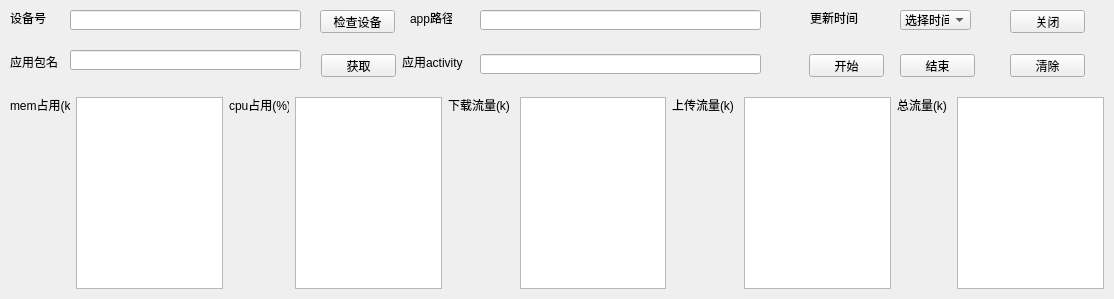
<?xml version="1.0" encoding="UTF-8"?>
<ui version="4.0">
 <class>Form</class>
 <widget class="QWidget" name="Form">
  <property name="geometry">
   <rect>
    <x>0</x>
    <y>0</y>
    <width>1114</width>
    <height>299</height>
   </rect>
  </property>
  <property name="windowTitle">
   <string>Form</string>
  </property>
  <widget class="QTextEdit" name="all">
   <property name="geometry">
    <rect>
     <x>957</x>
     <y>97</y>
     <width>147</width>
     <height>192</height>
    </rect>
   </property>
   <property name="sizePolicy">
    <sizepolicy hsizetype="Preferred" vsizetype="Preferred">
     <horstretch>0</horstretch>
     <verstretch>0</verstretch>
    </sizepolicy>
   </property>
  </widget>
  <widget class="QTextEdit" name="recv">
   <property name="geometry">
    <rect>
     <x>520</x>
     <y>97</y>
     <width>146</width>
     <height>192</height>
    </rect>
   </property>
   <property name="sizePolicy">
    <sizepolicy hsizetype="Preferred" vsizetype="Preferred">
     <horstretch>0</horstretch>
     <verstretch>0</verstretch>
    </sizepolicy>
   </property>
  </widget>
  <widget class="QLabel" name="label_9">
   <property name="geometry">
    <rect>
     <x>672</x>
     <y>97</y>
     <width>66</width>
     <height>16</height>
    </rect>
   </property>
   <property name="sizePolicy">
    <sizepolicy hsizetype="Preferred" vsizetype="Preferred">
     <horstretch>0</horstretch>
     <verstretch>0</verstretch>
    </sizepolicy>
   </property>
   <property name="text">
    <string>上传流量(k)</string>
   </property>
  </widget>
  <widget class="QTextEdit" name="send">
   <property name="geometry">
    <rect>
     <x>744</x>
     <y>97</y>
     <width>147</width>
     <height>192</height>
    </rect>
   </property>
   <property name="sizePolicy">
    <sizepolicy hsizetype="Preferred" vsizetype="Preferred">
     <horstretch>0</horstretch>
     <verstretch>0</verstretch>
    </sizepolicy>
   </property>
  </widget>
  <widget class="QLabel" name="label_10">
   <property name="geometry">
    <rect>
     <x>897</x>
     <y>97</y>
     <width>54</width>
     <height>16</height>
    </rect>
   </property>
   <property name="sizePolicy">
    <sizepolicy hsizetype="Preferred" vsizetype="Preferred">
     <horstretch>0</horstretch>
     <verstretch>0</verstretch>
    </sizepolicy>
   </property>
   <property name="text">
    <string>总流量(k)</string>
   </property>
  </widget>
  <widget class="QLabel" name="label_6">
   <property name="geometry">
    <rect>
     <x>10</x>
     <y>97</y>
     <width>60</width>
     <height>16</height>
    </rect>
   </property>
   <property name="sizePolicy">
    <sizepolicy hsizetype="Preferred" vsizetype="Preferred">
     <horstretch>0</horstretch>
     <verstretch>0</verstretch>
    </sizepolicy>
   </property>
   <property name="text">
    <string>mem占用(k)</string>
   </property>
  </widget>
  <widget class="QTextEdit" name="mem">
   <property name="geometry">
    <rect>
     <x>76</x>
     <y>97</y>
     <width>147</width>
     <height>192</height>
    </rect>
   </property>
   <property name="sizePolicy">
    <sizepolicy hsizetype="Preferred" vsizetype="Preferred">
     <horstretch>0</horstretch>
     <verstretch>0</verstretch>
    </sizepolicy>
   </property>
  </widget>
  <widget class="QLabel" name="label_7">
   <property name="geometry">
    <rect>
     <x>229</x>
     <y>97</y>
     <width>60</width>
     <height>16</height>
    </rect>
   </property>
   <property name="sizePolicy">
    <sizepolicy hsizetype="Preferred" vsizetype="Preferred">
     <horstretch>0</horstretch>
     <verstretch>0</verstretch>
    </sizepolicy>
   </property>
   <property name="text">
    <string>cpu占用(%)</string>
   </property>
  </widget>
  <widget class="QTextEdit" name="cpu">
   <property name="geometry">
    <rect>
     <x>295</x>
     <y>97</y>
     <width>147</width>
     <height>192</height>
    </rect>
   </property>
   <property name="sizePolicy">
    <sizepolicy hsizetype="Preferred" vsizetype="Preferred">
     <horstretch>0</horstretch>
     <verstretch>0</verstretch>
    </sizepolicy>
   </property>
  </widget>
  <widget class="QLabel" name="label_8">
   <property name="geometry">
    <rect>
     <x>448</x>
     <y>97</y>
     <width>66</width>
     <height>16</height>
    </rect>
   </property>
   <property name="sizePolicy">
    <sizepolicy hsizetype="Preferred" vsizetype="Preferred">
     <horstretch>0</horstretch>
     <verstretch>0</verstretch>
    </sizepolicy>
   </property>
   <property name="text">
    <string>下载流量(k)</string>
   </property>
  </widget>
  <widget class="QLineEdit" name="dev">
   <property name="geometry">
    <rect>
     <x>70</x>
     <y>10</y>
     <width>231</width>
     <height>20</height>
    </rect>
   </property>
   <property name="sizePolicy">
    <sizepolicy hsizetype="MinimumExpanding" vsizetype="Minimum">
     <horstretch>0</horstretch>
     <verstretch>0</verstretch>
    </sizepolicy>
   </property>
  </widget>
  <widget class="QPushButton" name="checkdev">
   <property name="geometry">
    <rect>
     <x>320</x>
     <y>10</y>
     <width>75</width>
     <height>23</height>
    </rect>
   </property>
   <property name="sizePolicy">
    <sizepolicy hsizetype="Preferred" vsizetype="Minimum">
     <horstretch>0</horstretch>
     <verstretch>0</verstretch>
    </sizepolicy>
   </property>
   <property name="text">
    <string>检查设备</string>
   </property>
  </widget>
  <widget class="QLabel" name="label_2">
   <property name="geometry">
    <rect>
     <x>410</x>
     <y>10</y>
     <width>42</width>
     <height>16</height>
    </rect>
   </property>
   <property name="sizePolicy">
    <sizepolicy hsizetype="Preferred" vsizetype="Minimum">
     <horstretch>0</horstretch>
     <verstretch>0</verstretch>
    </sizepolicy>
   </property>
   <property name="text">
    <string>app路径</string>
   </property>
  </widget>
  <widget class="QLabel" name="label">
   <property name="geometry">
    <rect>
     <x>10</x>
     <y>10</y>
     <width>36</width>
     <height>16</height>
    </rect>
   </property>
   <property name="sizePolicy">
    <sizepolicy hsizetype="Maximum" vsizetype="Minimum">
     <horstretch>0</horstretch>
     <verstretch>0</verstretch>
    </sizepolicy>
   </property>
   <property name="text">
    <string>设备号</string>
   </property>
  </widget>
  <widget class="QLineEdit" name="apppath">
   <property name="geometry">
    <rect>
     <x>480</x>
     <y>10</y>
     <width>281</width>
     <height>20</height>
    </rect>
   </property>
   <property name="sizePolicy">
    <sizepolicy hsizetype="Expanding" vsizetype="Minimum">
     <horstretch>0</horstretch>
     <verstretch>0</verstretch>
    </sizepolicy>
   </property>
  </widget>
  <widget class="QLabel" name="label_3">
   <property name="geometry">
    <rect>
     <x>810</x>
     <y>10</y>
     <width>48</width>
     <height>16</height>
    </rect>
   </property>
   <property name="sizePolicy">
    <sizepolicy hsizetype="Preferred" vsizetype="Minimum">
     <horstretch>0</horstretch>
     <verstretch>0</verstretch>
    </sizepolicy>
   </property>
   <property name="text">
    <string>更新时间</string>
   </property>
  </widget>
  <widget class="QComboBox" name="comboBox">
   <property name="geometry">
    <rect>
     <x>900</x>
     <y>10</y>
     <width>71</width>
     <height>20</height>
    </rect>
   </property>
   <property name="sizePolicy">
    <sizepolicy hsizetype="Preferred" vsizetype="Minimum">
     <horstretch>0</horstretch>
     <verstretch>0</verstretch>
    </sizepolicy>
   </property>
   <item>
    <property name="text">
     <string>选择时间</string>
    </property>
   </item>
   <item>
    <property name="text">
     <string>1</string>
    </property>
   </item>
   <item>
    <property name="text">
     <string>2</string>
    </property>
   </item>
   <item>
    <property name="text">
     <string>5</string>
    </property>
   </item>
   <item>
    <property name="text">
     <string>10</string>
    </property>
   </item>
   <item>
    <property name="text">
     <string>20</string>
    </property>
   </item>
   <item>
    <property name="text">
     <string>30</string>
    </property>
   </item>
  </widget>
  <widget class="QLineEdit" name="packagename">
   <property name="geometry">
    <rect>
     <x>70</x>
     <y>50</y>
     <width>231</width>
     <height>20</height>
    </rect>
   </property>
   <property name="sizePolicy">
    <sizepolicy hsizetype="Expanding" vsizetype="Preferred">
     <horstretch>0</horstretch>
     <verstretch>0</verstretch>
    </sizepolicy>
   </property>
  </widget>
  <widget class="QLabel" name="label_4">
   <property name="geometry">
    <rect>
     <x>10</x>
     <y>54</y>
     <width>48</width>
     <height>16</height>
    </rect>
   </property>
   <property name="sizePolicy">
    <sizepolicy hsizetype="Preferred" vsizetype="Preferred">
     <horstretch>0</horstretch>
     <verstretch>0</verstretch>
    </sizepolicy>
   </property>
   <property name="text">
    <string>应用包名</string>
   </property>
  </widget>
  <widget class="QPushButton" name="getpackage">
   <property name="geometry">
    <rect>
     <x>321</x>
     <y>54</y>
     <width>75</width>
     <height>23</height>
    </rect>
   </property>
   <property name="sizePolicy">
    <sizepolicy hsizetype="Preferred" vsizetype="Preferred">
     <horstretch>0</horstretch>
     <verstretch>0</verstretch>
    </sizepolicy>
   </property>
   <property name="text">
    <string>获取</string>
   </property>
  </widget>
  <widget class="QLabel" name="label_5">
   <property name="geometry">
    <rect>
     <x>402</x>
     <y>54</y>
     <width>72</width>
     <height>16</height>
    </rect>
   </property>
   <property name="sizePolicy">
    <sizepolicy hsizetype="Preferred" vsizetype="Preferred">
     <horstretch>0</horstretch>
     <verstretch>0</verstretch>
    </sizepolicy>
   </property>
   <property name="text">
    <string>应用activity</string>
   </property>
  </widget>
  <widget class="QLineEdit" name="activity">
   <property name="geometry">
    <rect>
     <x>480</x>
     <y>54</y>
     <width>281</width>
     <height>20</height>
    </rect>
   </property>
   <property name="sizePolicy">
    <sizepolicy hsizetype="Expanding" vsizetype="Preferred">
     <horstretch>0</horstretch>
     <verstretch>0</verstretch>
    </sizepolicy>
   </property>
  </widget>
  <widget class="QPushButton" name="start">
   <property name="geometry">
    <rect>
     <x>809</x>
     <y>54</y>
     <width>75</width>
     <height>23</height>
    </rect>
   </property>
   <property name="sizePolicy">
    <sizepolicy hsizetype="Preferred" vsizetype="Preferred">
     <horstretch>0</horstretch>
     <verstretch>0</verstretch>
    </sizepolicy>
   </property>
   <property name="text">
    <string>开始</string>
   </property>
  </widget>
  <widget class="QPushButton" name="end">
   <property name="geometry">
    <rect>
     <x>900</x>
     <y>54</y>
     <width>75</width>
     <height>23</height>
    </rect>
   </property>
   <property name="sizePolicy">
    <sizepolicy hsizetype="Preferred" vsizetype="Preferred">
     <horstretch>0</horstretch>
     <verstretch>0</verstretch>
    </sizepolicy>
   </property>
   <property name="text">
    <string>结束</string>
   </property>
  </widget>
  <widget class="QPushButton" name="close">
   <property name="geometry">
    <rect>
     <x>1010</x>
     <y>10</y>
     <width>75</width>
     <height>23</height>
    </rect>
   </property>
   <property name="text">
    <string>关闭</string>
   </property>
  </widget>
  <widget class="QPushButton" name="cleartext">
   <property name="geometry">
    <rect>
     <x>1010</x>
     <y>54</y>
     <width>75</width>
     <height>23</height>
    </rect>
   </property>
   <property name="sizePolicy">
    <sizepolicy hsizetype="Preferred" vsizetype="Preferred">
     <horstretch>0</horstretch>
     <verstretch>0</verstretch>
    </sizepolicy>
   </property>
   <property name="text">
    <string>清除</string>
   </property>
  </widget>
 </widget>
 <resources/>
 <connections>
  <connection>
   <sender>close</sender>
   <signal>clicked()</signal>
   <receiver>Form</receiver>
   <slot>close()</slot>
   <hints>
    <hint type="sourcelabel">
     <x>1050</x>
     <y>18</y>
    </hint>
    <hint type="destinationlabel">
     <x>1107</x>
     <y>35</y>
    </hint>
   </hints>
  </connection>
 </connections>
</ui>
